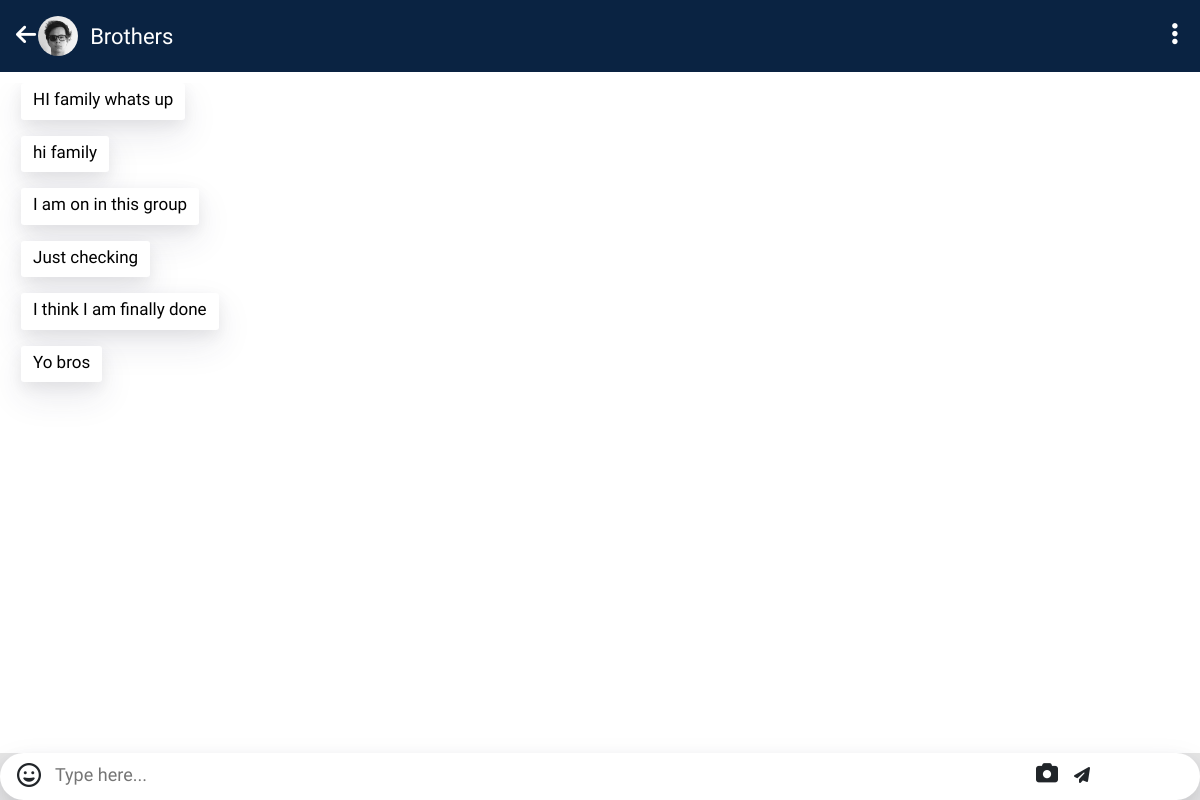
The app's page /groups/Brothers/chats/, older data.
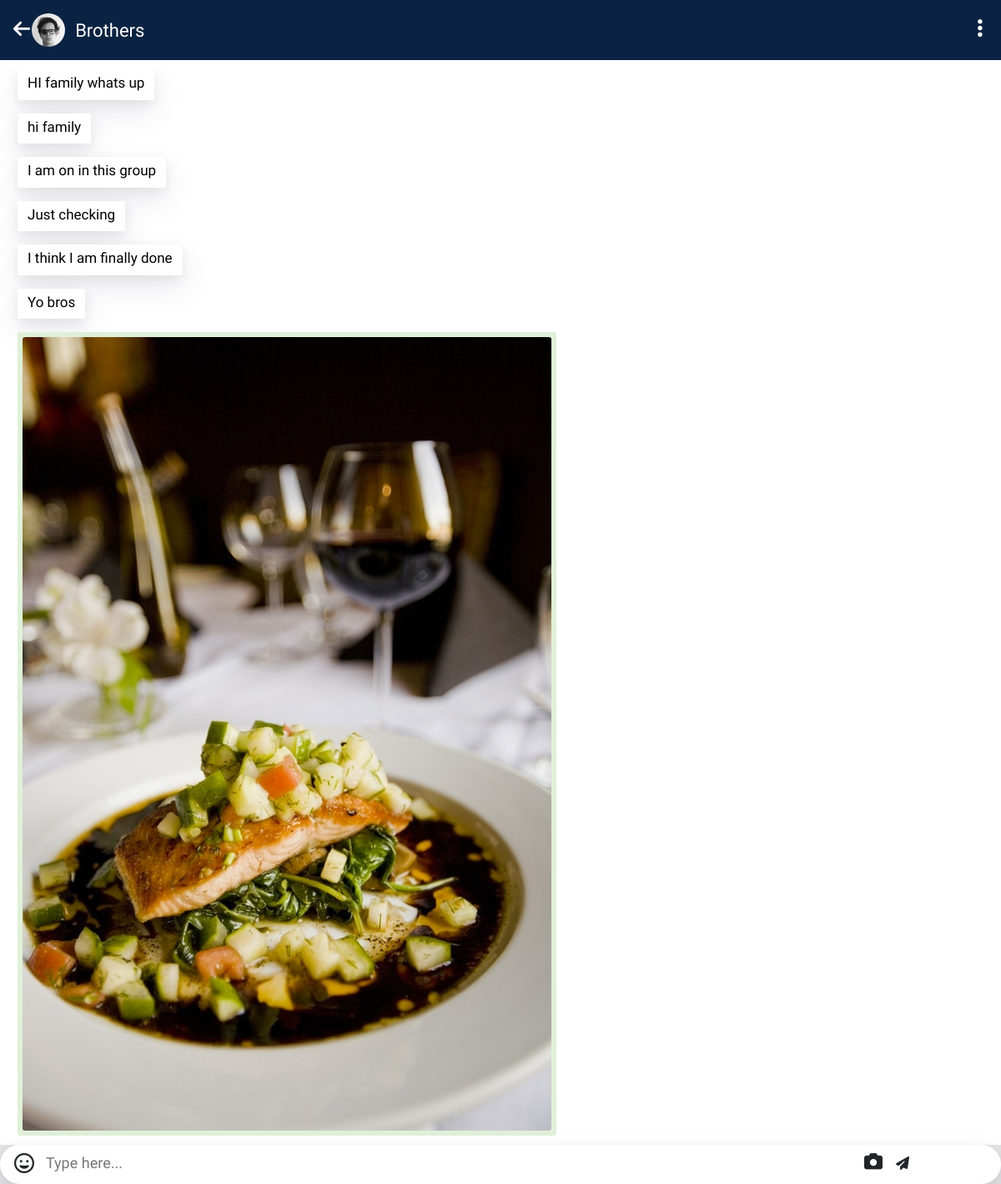
The same page, newer data.
### usergroups/models.py (models this page shows)
class GroupChats(models.Model):
    sender = models.ForeignKey(User, on_delete=models.CASCADE, related_name='sender')
    group = models.ForeignKey(Groups, on_delete=models.CASCADE, related_name='chats')
    chats = models.TextField()
    time = models.DateTimeField(auto_now_add=True)
    msgtype = models.IntegerField(default=1)
    class Meta:
        verbose_name_plural = 'GroupChats'

class ImageUploadGroup(models.Model):
    path_image = models.TextField()
    filename = models.TextField()
    chatconnect = models.ForeignKey(Groups, on_delete = models.CASCADE, related_name='sentimages')
    time = models.DateTimeField(auto_now_add=True)
    msgtype = models.IntegerField(default=0)
    sender = models.ForeignKey(User, on_delete= models.CASCADE, related_name = 'imagessent')
    class Meta:
        verbose_name_plural = 'ImageUploadGroup'

### usergroups/views.py (the view, shortened to what this page needs)
# urls.py: path('<groupname>/chats/', views.GroupView, name = 'GroupView'),
def GroupView(request, groupname):
    x = re.findall("[A-Za-z0-9]", groupname)
    p = ''
    x = p.join(x)
    group = Groups.objects.get(groupname = x)
    chats = group.chats.all()
    images = group.sentimages.all()
    total_msgs = list(chain(chats, images))
    total_msgs = sorted(total_msgs, key=lambda obj: obj.time)
    return render(request, 'groups/groupview.html', {'groupname' : x, 'user' : request.user.username, 'chats' : total_msgs, 'len' : len(total_msgs)})

### users/templates/groups/groupview.html (shortened to what the changed rows need)
{% load static %}
<!DOCTYPE html>
<html lang="en">
<head>
    <link rel="stylesheet" href="https://stackpath.bootstrapcdn.com/bootstrap/4.5.0/css/bootstrap.min.css">
    <link rel="stylesheet" href="{% static 'css/personalchat.css' %}">
    <link rel="stylesheet" href="https://cdnjs.cloudflare.com/ajax/libs/font-awesome/4.7.0/css/font-awesome.min.css">
</head>
<body>
    <div class="message-store">
        <div class="message-body" id = "msg-body">
            {% if len == 0 %}
                <div></div>
            {% else %}
                {% for i in chats %}
                    {% if i.sender.username == request.user.username %}
                        {% if i.msgtype == 1 %}
                            <div class="message-wrap-three-dots-user d-flex flex-row-reverse">
                                <div class="message-wrap-with-icon-user d-flex flex-row-reverse">
                                    <div class="message-wrap-user">
                                        {{i.chats}}
                                    </div>
                                </div>
                            </div>
                        {% else %}
                            <div class="message-wrap-three-dots-user d-flex flex-row-reverse">
                                <div class="message-wrap-with-icon-user d-flex flex-row-reverse">
                                    <div class="image-wrap-user d-flex flex-row-reverse">
                                        <div class="imagemsg">
                                            <img src="{{i.path_image}}">
                                        </div>
                                    </div>
                                </div>
                            </div>
                        {% endif %}
                    {% else %}
                        {% if i.msgtype == 1 %}
                            <div class="message-wrap-three-dots">
                                <div class="message-wrap-with-icon">
                                    <div class="message-wrap">
                                        {{i.chats}}
                                    </div>
                                </div>
                            </div>
                        {% else %}
                            <div class="message-wrap-three-dots">
                                <div class="message-wrap-with-icon">
                                    <div class="image-wrap">
                                        <div class="imagemsg">
                                            <img src="{{i.path_image}}">
                                        </div>
                                    </div>
                                </div>
                            </div>
                        {% endif %}
                    {% endif %}
                {% endfor %}
            {% endif %}
        </div>
    </div>
</body>
</html>

Row changes from the older to the newer data that the page shows:
added ImageUploadGroup: path_image (picture)
